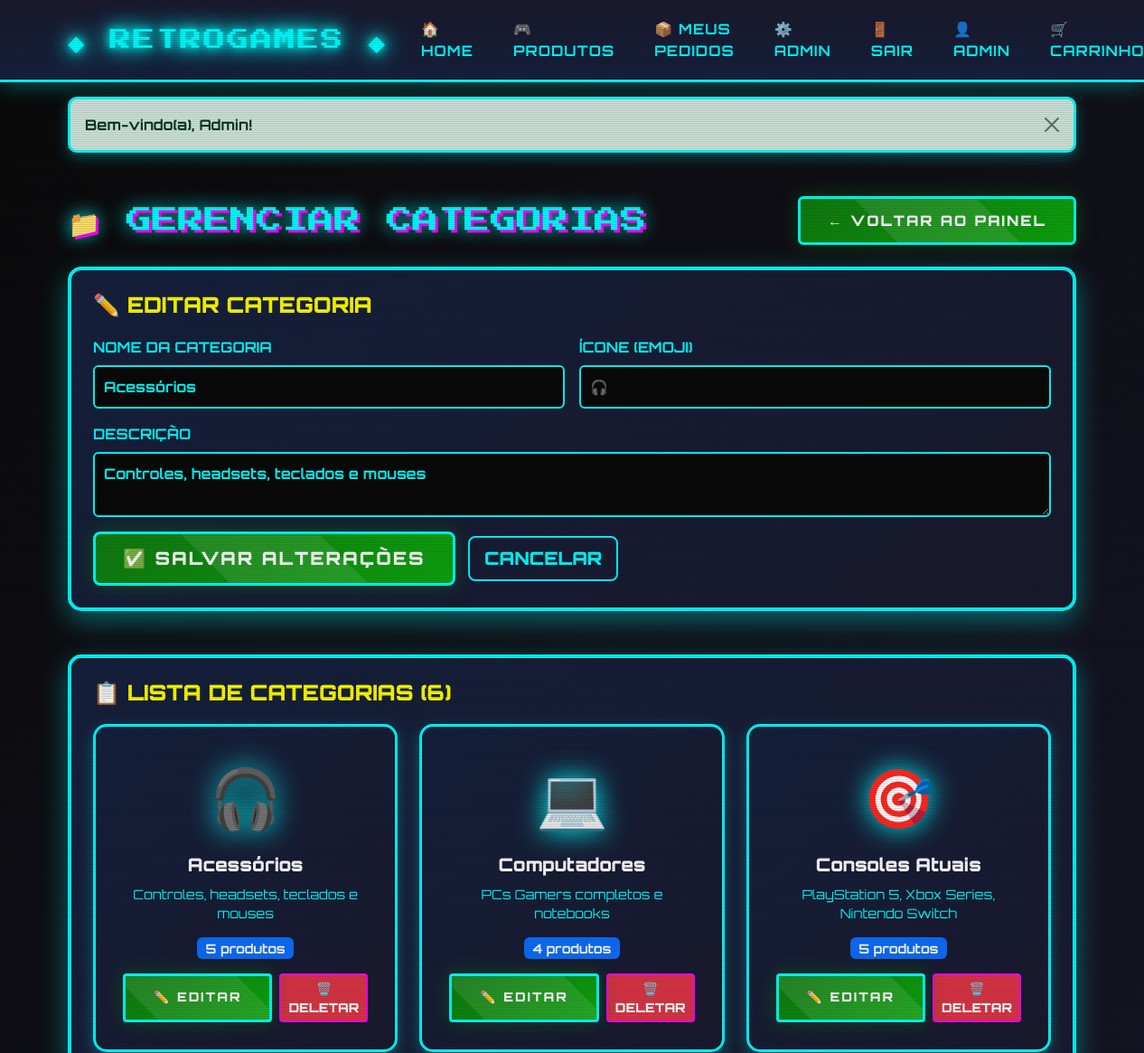
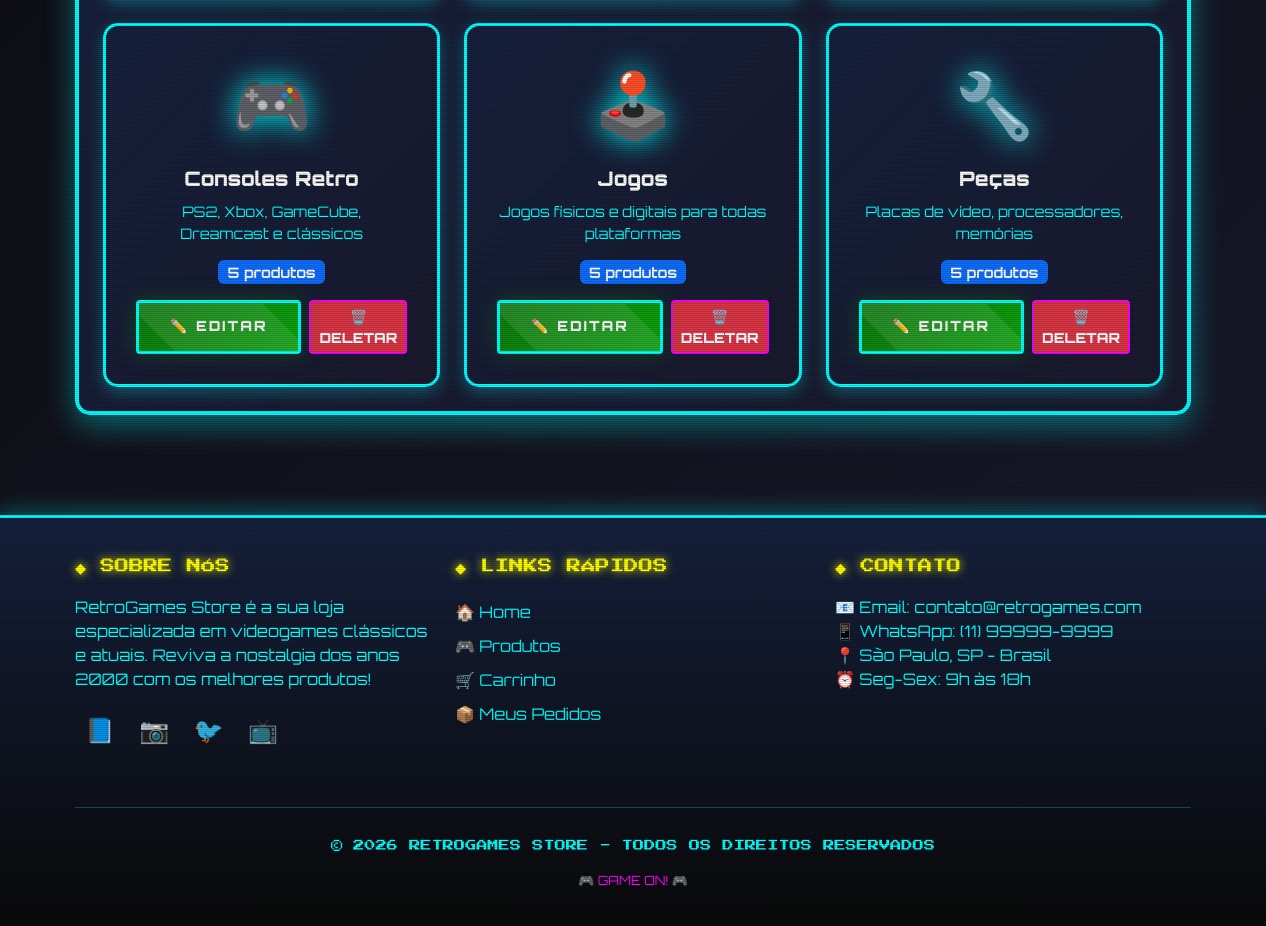
The page /admin/categorias.php?edit=6 (signed in) on the database its author committed (2 pictures, top to bottom).
### tables this page shows
CREATE TABLE `categories` (
  `id` int(11) NOT NULL,
  `nome` varchar(50) NOT NULL,
  `descricao` text DEFAULT NULL,
  `icone` varchar(50) DEFAULT NULL
);

### config.php (called while the page is built, shortened)
<?php
function getAlert() {
    if (isset($_SESSION['alert'])) {
        $alert = $_SESSION['alert'];
        return $alert;
    }
    return null;
}
?>

### admin/categorias.php (the view, shortened to what this page needs)
<?php
require_once '../config.php';
$categories = $conn->query("SELECT c.*, COUNT(p.id) as total_produtos
                            FROM categories c
                            LEFT JOIN products p ON c.id = p.categoria_id
                            GROUP BY c.id
                            ORDER BY c.nome")->fetch_all(MYSQLI_ASSOC);
$edit_category = null;
if (isset($_GET['edit'])) {
    $edit_id = (int)$_GET['edit'];
    $stmt = $conn->prepare("SELECT * FROM categories WHERE id = ?");
    $stmt->bind_param("i", $edit_id);
    $stmt->execute();
    $edit_category = $stmt->get_result()->fetch_assoc();
}
?>
<!DOCTYPE html>
<html lang="pt-BR">
<head>
    <link href="https://cdn.jsdelivr.net/npm/bootstrap@5.3.0/dist/css/bootstrap.min.css" rel="stylesheet">
    <link rel="stylesheet" href="../style.css">
</head>
<body>
    <?php include '../header.php'; ?>
    <?php
    $alert = getAlert();
    if ($alert):
    ?>
    <div class="container mt-3">
        <div class="alert alert-<?= $alert['type'] ?> alert-dismissible fade show retro-alert">
            <?= htmlspecialchars($alert['message']) ?>
            <button type="button" class="btn-close" data-bs-dismiss="alert"></button>
        </div>
    </div>
    <?php endif; ?>
    <div class="container my-5">
        <div class="d-flex justify-content-between align-items-center mb-4">
            <h2 class="section-title" style="margin: 0;">
                <span class="retro-bracket">📁</span> GERENCIAR CATEGORIAS
            </h2>
            <a href="index.php" class="btn btn-retro">← VOLTAR AO PAINEL</a>
        </div>
        <div class="retro-box p-4 mb-5">
            <h4 style="color: var(--neon-yellow); font-weight: 900; margin-bottom: 20px;">
                <?= $edit_category ? '✏️ EDITAR CATEGORIA' : '➕ ADICIONAR NOVA CATEGORIA' ?>
            </h4>
            <form method="POST">
                <div class="row g-3">
                    <div class="col-md-6">
                        <label class="form-label" style="color: var(--neon-cyan); font-weight: 700;">NOME DA CATEGORIA</label>
                        <input type="text" name="nome" class="form-control retro-input" required
                               value="<?= $edit_category ? htmlspecialchars($edit_category['nome']) : '' ?>">
                    </div>
                    <div class="col-md-6">
                        <label class="form-label" style="color: var(--neon-cyan); font-weight: 700;">ÍCONE (EMOJI)</label>
                        <input type="text" name="icone" class="form-control retro-input" required
                               placeholder="Ex: 🎮"
                               value="<?= $edit_category ? htmlspecialchars($edit_category['icone']) : '' ?>">
                    </div>
                    <div class="col-12">
                        <label class="form-label" style="color: var(--neon-cyan); font-weight: 700;">DESCRIÇÃO</label>
                        <textarea name="descricao" class="form-control retro-input" rows="2"><?= $edit_category ? htmlspecialchars($edit_category['descricao']) : '' ?></textarea>
                    </div>
                    <div class="col-12">
                        <button type="submit" name="<?= $edit_category ? 'editar_categoria' : 'adicionar_categoria' ?>" class="btn btn-retro btn-lg">
                            <?= $edit_category ? '✅ SALVAR ALTERAÇÕES' : '➕ ADICIONAR CATEGORIA' ?>
                        </button>
                        <?php if ($edit_category): ?>
                        <a href="categorias.php" class="btn btn-lg" style="background: transparent; color: var(--neon-cyan); border: 2px solid var(--neon-cyan); font-weight: 900; margin-left: 10px;">
                            CANCELAR
                        </a>
                        <?php endif; ?>
                    </div>
                </div>
            </form>
        </div>
        <div class="retro-box p-4">
            <h4 style="color: var(--neon-yellow); font-weight: 900; margin-bottom: 20px;">
                📋 LISTA DE CATEGORIAS (<?= count($categories) ?>)
            </h4>
            <div class="row g-4">
                <?php foreach ($categories as $category): ?>
                <div class="col-md-6 col-lg-4">
                    <div class="category-card-admin">
                        <div class="category-icon-large"><?= $category['icone'] ?></div>
                        <h5 style="color: white; font-weight: 900; margin: 15px 0 10px;"><?= htmlspecialchars($category['nome']) ?></h5>
                        <p style="color: var(--neon-cyan); font-size: 0.9rem; margin-bottom: 15px;">
                            <?= htmlspecialchars($category['descricao']) ?>
                        </p>
                        <div class="badge bg-primary mb-3" style="font-size: 0.9rem;">
                            <?= $category['total_produtos'] ?> produtos
                        </div>
                        <div class="d-flex gap-2">
                            <a href="categorias.php?edit=<?= $category['id'] ?>" class="btn btn-sm btn-retro flex-fill">
                                ✏️ EDITAR
                            </a>
                            <form method="POST" style="flex: 1;" onsubmit="return confirm('Deletar categoria?')">
                                <button type="submit" name="deletar_categoria" class="btn btn-sm w-100"
                                        style="background: #dc3545; color: white; border: 2px solid var(--neon-pink); font-weight: 900;">
                                    🗑️ DELETAR
                                </button>
                            </form>
                        </div>
                    </div>
                </div>
                <?php endforeach; ?>
            </div>
        </div>
    </div>
    <?php include '../footer.php'; ?>
</body>
</html>

### style.css (style rules this page uses)
:root { --xbox-green: #107c10; --ps2-blue: #003087; --gamecube-purple: #6a5acd; --dreamcast-orange: #ff6600; --retro-black: #0a0a0a; --retro-gray: #1a1a1a; --neon-cyan: #00ffff; --neon-pink: #ff00ff; --neon-yellow: #ffff00; --neon-green: #39ff14; }
* { margin: 0; padding: 0; box-sizing: border-box; }
body { font-family: 'Orbitron', sans-serif; background: linear-gradient(135deg, #0a0a0a 0%, #1a1a2e 100%); color: #00ffff; min-height: 100vh; background-attachment: fixed; }
body::before { content: ''; position: fixed; top: 0; left: 0; width: 100%; height: 100%; background: repeating-linear-gradient( 0deg, rgba(0, 0, 0, 0.15), rgba(0, 0, 0, 0.15) 1px, transparent 1px, transparent 2px ); pointer-events: none; z-index: 9999; }
.btn-retro { background: linear-gradient(135deg, var(--xbox-green) 0%, #0ea50e 100%); color: white; font-weight: 900; text-transform: uppercase; letter-spacing: 2px; border: 3px solid var(--neon-cyan); padding: 12px 30px; position: relative; overflow: hidden; transition: all 0.3s ease; box-shadow: 0 0 20px rgba(16, 124, 16, 0.5); }
.btn-retro::before { content: ''; position: absolute; top: -50%; left: -50%; width: 200%; height: 200%; background: rgba(255, 255, 255, 0.1); transform: rotate(45deg); transition: all 0.3s; }
.section-title { font-family: 'Press Start 2P', cursive; font-size: 1.8rem; color: var(--neon-cyan); text-shadow: 3px 3px 0 var(--neon-pink), 0 0 20px var(--neon-cyan); margin: 40px 0; }
.retro-bracket { color: var(--neon-pink); animation: blink 1s infinite; }
.retro-input { background: #0a0a0a; border: 2px solid var(--neon-cyan); color: var(--neon-cyan); font-weight: 700; padding: 10px; }
.retro-input::placeholder { color: rgba(0, 255, 255, 0.5); }
.retro-box { background: linear-gradient(135deg, #16213e 0%, #1a1a2e 100%); border: 4px solid var(--neon-cyan); border-radius: 15px; box-shadow: 0 10px 30px rgba(0, 255, 255, 0.4); }
.retro-alert { border: 3px solid var(--neon-cyan); border-radius: 10px; font-weight: 700; box-shadow: 0 5px 15px rgba(0, 255, 255, 0.3); }

### admin/categorias.php (style rules this page uses)
.category-card-admin { background: linear-gradient(135deg, #16213e 0%, #1a1a2e 100%); border: 3px solid var(--neon-cyan); border-radius: 15px; padding: 30px; text-align: center; box-shadow: 0 5px 15px rgba(0, 255, 255, 0.3); transition: all 0.3s ease; }
.category-icon-large { font-size: 4rem; filter: drop-shadow(0 0 15px var(--neon-cyan)); }

### rows shown on the page
categories: nome "Acessórios", icone "🎧", descricao "Controles, headsets, teclados e mouses", total_produtos "5"
categories: icone "💻", nome "Computadores", descricao "PCs Gamers completos e notebooks", total_produtos "4"
categories: icone "🎯", nome "Consoles Atuais", descricao "PlayStation 5, Xbox Series, Nintendo Switch", total_produtos "5"
categories: icone "🎮", nome "Consoles Retro", descricao "PS2, Xbox, GameCube, Dreamcast e clássicos", total_produtos "5"
categories: icone "🕹️", nome "Jogos", descricao "Jogos físicos e digitais para todas plataformas", total_produtos "5"
categories: icone "🔧", nome "Peças", descricao "Placas de vídeo, processadores, memórias", total_produtos "5"

### other values the page prints
$_SESSION['user_nome'] "ADMIN"
$alert['message'] "Bem-vindo(a), Admin!"
count($categories) "6"
